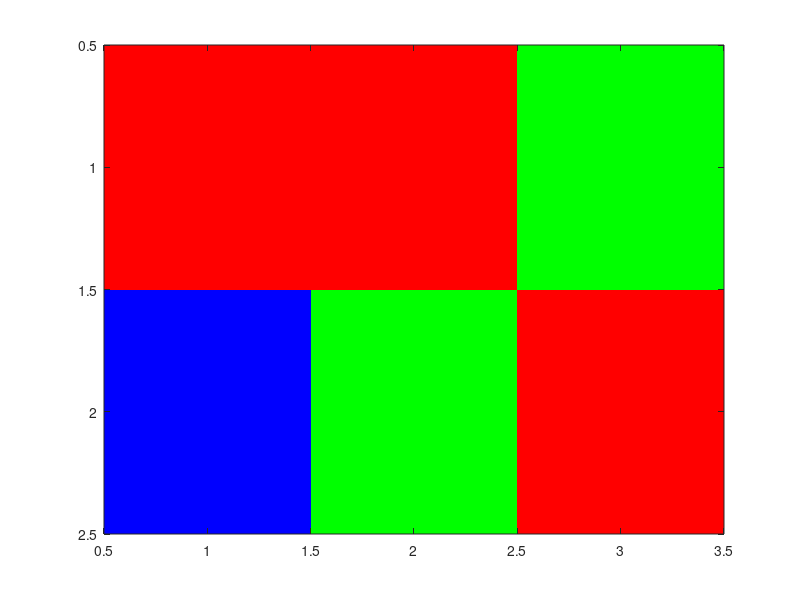

Reproduce this figure in MATLAB. (Note: this script raises an error after producing the figure.)
% Probabilistic algorithms problem set 2

h.CDataMapping = 'direct';
colormap([1 0 0;0 1 0;0 0 1])
image([1 1 2;3 2 1])

dim = 4;

g = 0.05;%0.025/4;%0.05;

o = dim/g;
img = ones(o);

for xi=1:o
	for yi=1:o
        % -dim/2 for centering in 0,0
		x = (xi-1)*g - dim/2;
		y = (yi-1)*g - dim/2;

		%[x;y]
		img(yi,xi) = newtonRaphsonP1([x;y]);
	end
end


image(img)